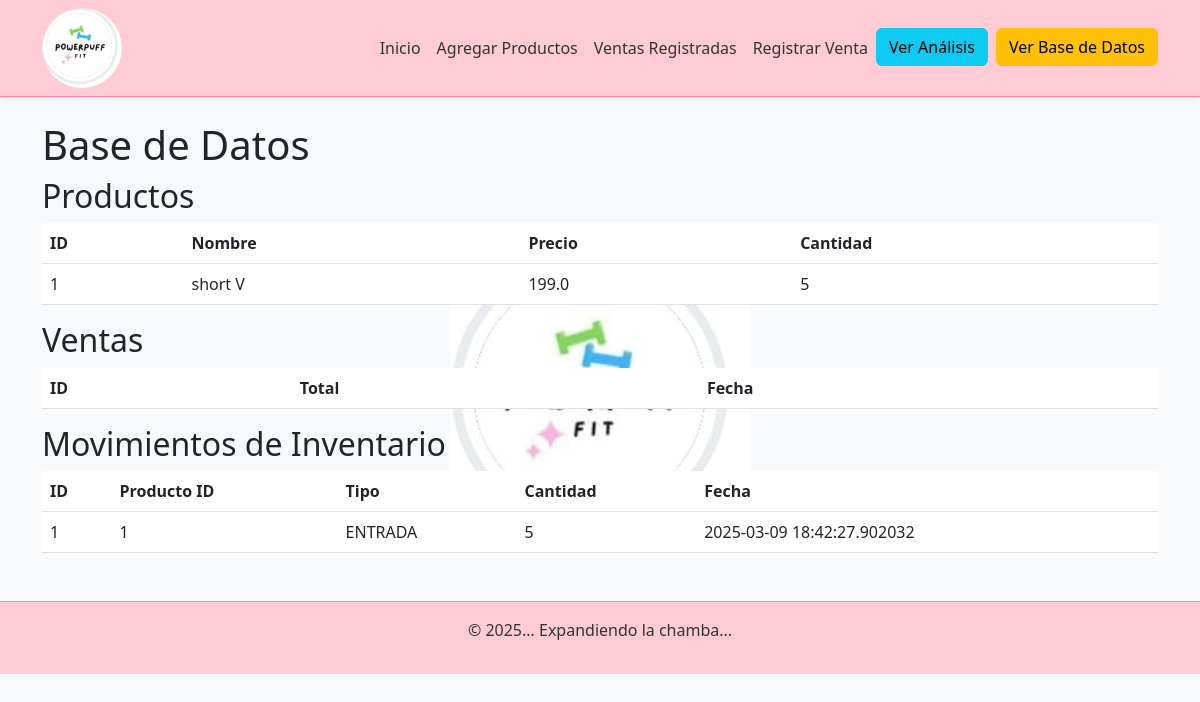
The app's page /ver_base_de_datos, older data.
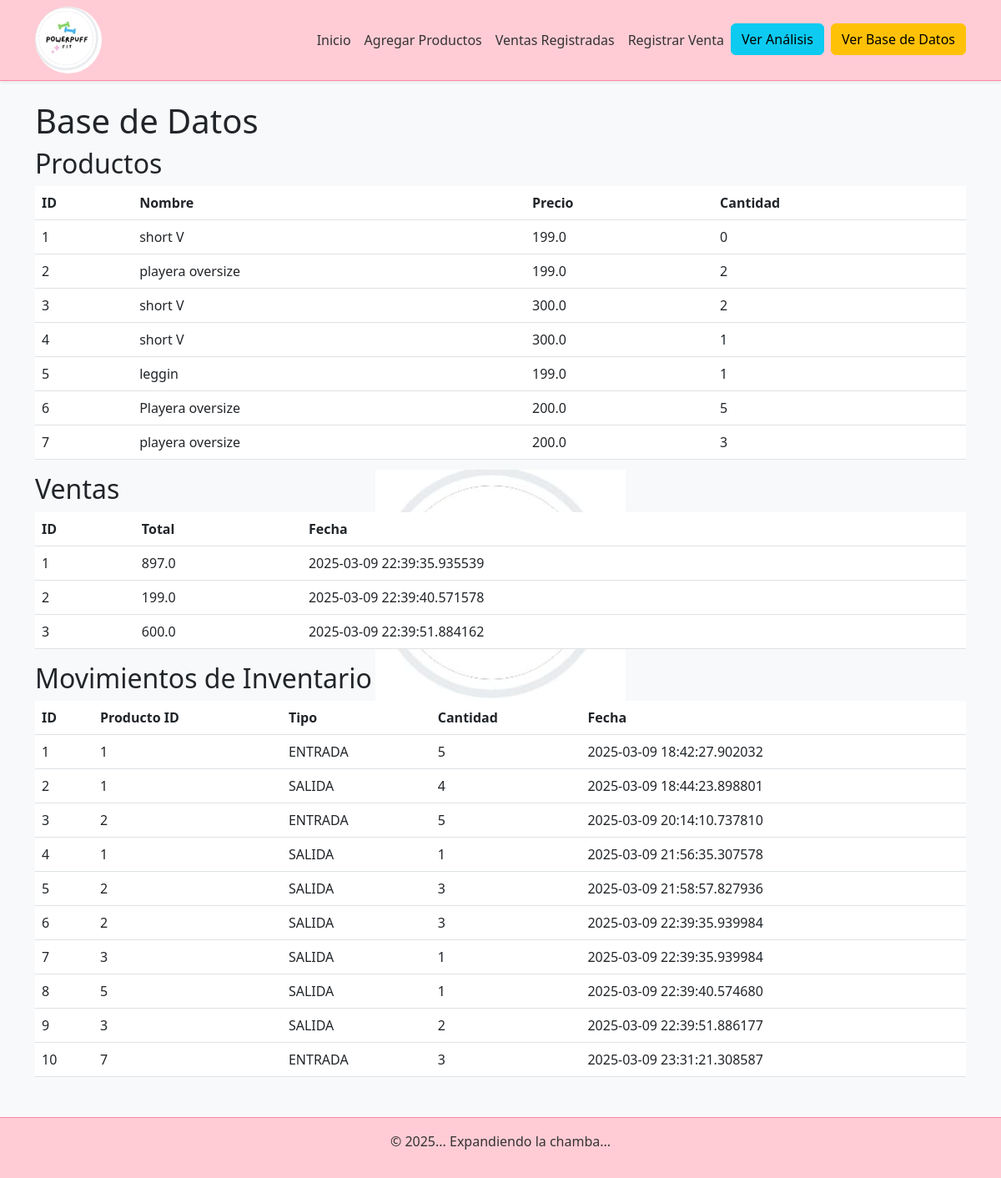
The same page, newer data.
### app/models.py (models this page shows, shortened)
class Producto(db.Model):
    id = db.Column(db.Integer, primary_key=True)
    nombre = db.Column(db.String(100), nullable=False)
    descripcion = db.Column(db.Text, nullable=True)
    precio = db.Column(db.Float, nullable=False)
    cantidad = db.Column(db.Integer, default=0)
    categoria_id = db.Column(db.Integer, db.ForeignKey('categoria.id'), nullable=False)  # Clave foránea a 'Categoria'
    activo = db.Column(db.Boolean, default=True)
    fecha_registro = db.Column(db.DateTime, default=datetime.utcnow)
    cantidad_vendida = db.Column(db.Integer, default=0)
    variantes = db.relationship('ProductoVariante', back_populates='producto')
    ventas = db.relationship('VentaProducto', back_populates='producto')
    movimientos = db.relationship('MovimientoInventario', back_populates='producto')
    categoria = db.relationship('Categoria', backref='productos')

class MovimientoInventario(db.Model):
    __tablename__ = 'movimientos_inventario'
    id = db.Column(db.Integer, primary_key=True)
    producto_id = db.Column(db.Integer, db.ForeignKey('producto.id'), nullable=False)  # Clave foránea
    tipo = db.Column(db.Enum('ENTRADA', 'SALIDA', name='tipomovimiento'), nullable=False)
    cantidad = db.Column(db.Integer, nullable=False)
    fecha = db.Column(db.DateTime, default=datetime.utcnow)
    producto = db.relationship('Producto', back_populates='movimientos')  # Relación con Producto

class Venta(db.Model):
    __tablename__ = 'venta'
    id = db.Column(db.Integer, primary_key=True)
    fecha = db.Column(db.DateTime, nullable=False, default=datetime.utcnow)
    total = db.Column(db.Float, nullable=False)
    productos = db.relationship('VentaProducto', back_populates='venta', cascade="all, delete-orphan")

### app/routes.py (the view)
@routes.route('/ver_base_de_datos')
def ver_base_de_datos():
    productos = Producto.query.all()
    ventas = Venta.query.all()
    movimientos = MovimientoInventario.query.all()
    return render_template('base_de_datos.html',
                           productos=productos,
                           ventas=ventas,
                           movimientos=movimientos)

### app/templates/base_de_datos.html
{% extends "base.html" %}
{% block content %}
    <h1>Base de Datos</h1>
    <h2>Productos</h2>
    <table class="table">
        <thead>
            <tr>
                <th>ID</th>
                <th>Nombre</th>
                <th>Precio</th>
                <th>Cantidad</th>
            </tr>
        </thead>
        <tbody>
            {% for producto in productos %}
                <tr>
                    <td>{{ producto.id }}</td>
                    <td>{{ producto.nombre }}</td>
                    <td>{{ producto.precio }}</td>
                    <td>{{ producto.cantidad }}</td>
                </tr>
            {% endfor %}
        </tbody>
    </table>
    <h2>Ventas</h2>
    <table class="table">
        <thead>
            <tr>
                <th>ID</th>
                <th>Total</th>
                <th>Fecha</th>
            </tr>
        </thead>
        <tbody>
            {% for venta in ventas %}
                <tr>
                    <td>{{ venta.id }}</td>
                    <td>{{ venta.total }}</td>
                    <td>{{ venta.fecha }}</td>
                </tr>
            {% endfor %}
        </tbody>
    </table>
    <h2>Movimientos de Inventario</h2>
    <table class="table">
        <thead>
            <tr>
                <th>ID</th>
                <th>Producto ID</th>
                <th>Tipo</th>
                <th>Cantidad</th>
                <th>Fecha</th>
            </tr>
        </thead>
        <tbody>
            {% for movimiento in movimientos %}
                <tr>
                    <td>{{ movimiento.id }}</td>
                    <td>{{ movimiento.producto_id }}</td>
                    <td>{{ movimiento.tipo }}</td>
                    <td>{{ movimiento.cantidad }}</td>
                    <td>{{ movimiento.fecha }}</td>
                </tr>
            {% endfor %}
        </tbody>
    </table>
{% endblock %}

Row changes from the older to the newer data that the page shows:
changed Producto id 1: cantidad "5" → "0"
added Producto: id "2", nombre "playera oversize", precio "199.0", cantidad "2"
added Producto: id "3", nombre "short V", precio "300.0", cantidad "2"
added Producto: id "4", nombre "short V", precio "300.0", cantidad "1"
added Producto: id "5", nombre "leggin", precio "199.0", cantidad "1"
added Producto: id "6", nombre "Playera oversize", precio "200.0", cantidad "5"
added Producto: id "7", nombre "playera oversize", precio "200.0", cantidad "3"
added Venta: id "1", total "897.0", fecha "2025-03-09 22:39:35.935539"
added Venta: id "2", total "199.0", fecha "2025-03-09 22:39:40.571578"
added Venta: id "3", total "600.0", fecha "2025-03-09 22:39:51.884162"
added MovimientoInventario: id "2", producto_id "1", tipo "SALIDA", cantidad "4", fecha "2025-03-09 18:44:23.898801"
added MovimientoInventario: id "3", producto_id "2", tipo "ENTRADA", cantidad "5", fecha "2025-03-09 20:14:10.737810"
added MovimientoInventario: id "4", producto_id "1", tipo "SALIDA", cantidad "1", fecha "2025-03-09 21:56:35.307578"
added MovimientoInventario: id "5", producto_id "2", tipo "SALIDA", cantidad "3", fecha "2025-03-09 21:58:57.827936"
added MovimientoInventario: id "6", producto_id "2", tipo "SALIDA", cantidad "3", fecha "2025-03-09 22:39:35.939984"
added MovimientoInventario: id "7", producto_id "3", tipo "SALIDA", cantidad "1", fecha "2025-03-09 22:39:35.939984"
added MovimientoInventario: id "8", producto_id "5", tipo "SALIDA", cantidad "1", fecha "2025-03-09 22:39:40.574680"
added MovimientoInventario: id "9", producto_id "3", tipo "SALIDA", cantidad "2", fecha "2025-03-09 22:39:51.886177"
added MovimientoInventario: id "10", producto_id "7", tipo "ENTRADA", cantidad "3", fecha "2025-03-09 23:31:21.308587"
